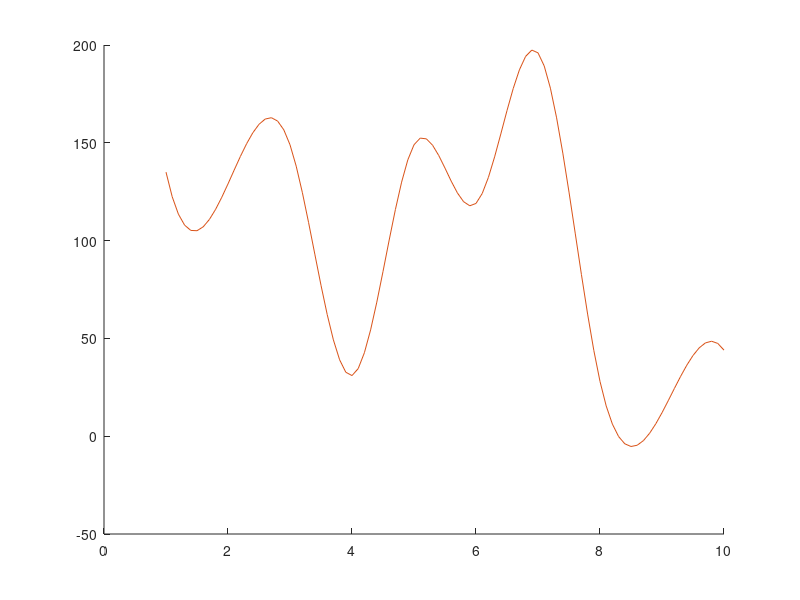

This chart was generated by the following MATLAB code:
clear;
clc;
pause on;
 rr = zeros(1,10);
h = zeros(1,20);
x = 1:10;
xq = 1: 1/10 : 10;

rr(1) = randi([1 200],1,1);

for j= 2:10 
    
%     rr = zeros(1,j:10);
%     h = zeros(1,j:10);
%     x = j:10;
%     xq = j: 1/10 : 10;
     y = randi([1 200],1,1);
     rr(j) = y;
      pause(1);
      
     xy = interp1(x,rr,xq,'spline');
      
     hold on
     %h(j) = plot(x,rr,'x');
     hold on
     h(j) = plot(xq,xy,'-')
     %end
     if(j > 2)
         delete(h(j-1));
     end
     %set(h(j-1),'Visible','off')
     
   
 end


% x = 0:1/2:10;
%      rr = zeros(1,20);
%      i =1;
%  for j= 1:10
%     r_prev = randi([1 200],1,1);
%     rr(i) = r_prev;
%    % pause(1)
%     hold on
%     scatter(j,r_prev,'x') 
%   %plot(i,r_prev)
%     r_after = randi([1 200],1,1); 
%         rr(i+1) = r_prev;
%     r = interp1(1:10,rr,x,'spline');
%     hold on
%    scatter(j,r_after,'x')
%    hold on
%    scatter(x,r,'x')
%    i = i+1;
%  end



%  x = 0:pi/4:2*pi; 
% v = sin(x);
% xq = 0:pi/16:2*pi;
%  figure
% vq2 = interp1(x,v,xq,'spline');
% plot(x,v,'o',xq,vq2,':.');
% xlim([0 2*pi]);
% title('Spline Interpolation');